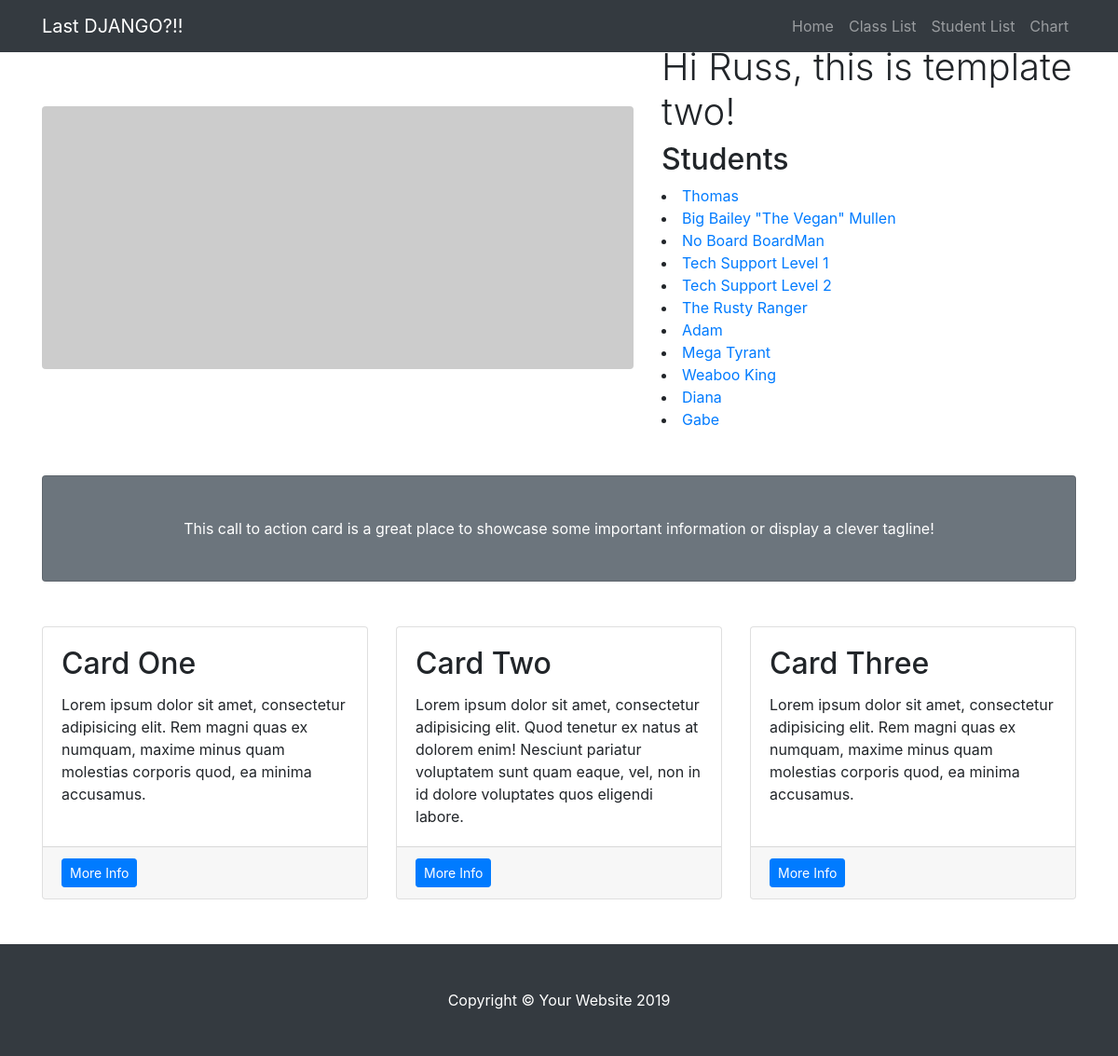
/Models/student_list, run on the app's committed database.
### Models/models.py (models this page shows, shortened)
class Student(models.Model):
    student_name = models.CharField(max_length=200)
    student_courses = models.ManyToManyField(Course)

### Models/views.py (the view)
# urls.py: path('student_list', views.StudentView.as_view(), name='student'),
class StudentView(generic.ListView):
    model = Student
    template_name = 'Models/student_list.html'
    context_object_name = 'student'

### templates/Models/student_list.html
{% extends "Models/base.html" %}
{% block content %}
    <h2>Students</h2>
    {% for stu in student%}
        <li><a href="{% url 'Models:studentDetail' stu.id %}">{{  stu.student_name }} </a></li>
    {% endfor %}
{% endblock %}

### templates/Models/base.html (shortened to what this page needs)
<!DOCTYPE html>
<html lang="en">
{% load static %}
<head>
        <link href="{% static 'css/bootstrap.min.css' %}" rel="stylesheet">
</head>
<body>
<nav class="navbar navbar-expand-sm navbar-dark bg-dark fixed-top">
    <div class="container">
        <a class="navbar-brand" href="#">Last DJANGO?!!</a>
        <div class="collapse navbar-collapse" id="navbarResponsive">
            <ul class="navbar-nav ml-auto">
                <li class="nav-item">
                    <a class="nav-link" href="{% url 'Models:index' %}">Home</a>
                </li>
                <li class="nav-item">
                    <a class="nav-link" href="{% url 'Models:class' %}">Class List</a>
                </li>
                <li class="nav-item">
                    <a class="nav-link" href="{% url 'Models:student' %}">Student List</a>
                </li>
                <li class="nav-item">
                    <a class="nav-link" href="#">Chart</a>
                </li>
            </ul>
        </div>
    </div>
</nav>
  <div class="container">
    <div class="row align-items-center my-5">
      <div class="col-lg-7">
        <img class="img-fluid rounded mb-4 mb-lg-0" src="http://placehold.it/900x400" alt="">
      </div>
      <div class="col-lg-5">
        <h1 class="font-weight-light">Hi Russ, this is template two!</h1>
          {% block content %}
          {% endblock %}
      </div>
    </div>
    <div class="card text-white bg-secondary my-5 py-4 text-center">
      <div class="card-body">
        <p class="text-white m-0">This call to action card is a great place to showcase some important information or display a clever tagline!</p>
      </div>
    </div>
    <div class="row">
      <div class="col-md-4 mb-5">
        <div class="card h-100">
          <div class="card-body">
            <h2 class="card-title">Card One</h2>
            <p class="card-text">Lorem ipsum dolor sit amet, consectetur adipisicing elit. Rem magni quas ex numquam, maxime minus quam molestias corporis quod, ea minima accusamus.</p>
          </div>
          <div class="card-footer">
            <a href="#" class="btn btn-primary btn-sm">More Info</a>
          </div>
        </div>
      </div>
      <div class="col-md-4 mb-5">
        <div class="card h-100">
          <div class="card-body">
            <h2 class="card-title">Card Two</h2>
            <p class="card-text">Lorem ipsum dolor sit amet, consectetur adipisicing elit. Quod tenetur ex natus at dolorem enim! Nesciunt pariatur voluptatem sunt quam eaque, vel, non in id dolore voluptates quos eligendi labore.</p>
          </div>
          <div class="card-footer">
            <a href="#" class="btn btn-primary btn-sm">More Info</a>
          </div>
        </div>
      </div>
      <div class="col-md-4 mb-5">
        <div class="card h-100">
          <div class="card-body">
            <h2 class="card-title">Card Three</h2>
            <p class="card-text">Lorem ipsum dolor sit amet, consectetur adipisicing elit. Rem magni quas ex numquam, maxime minus quam molestias corporis quod, ea minima accusamus.</p>
          </div>
          <div class="card-footer">
            <a href="#" class="btn btn-primary btn-sm">More Info</a>
          </div>
        </div>
      </div>
    </div>
  </div>
  <footer class="py-5 bg-dark">
    <div class="container">
      <p class="m-0 text-center text-white">Copyright &copy; Your Website 2019</p>
    </div>
  </footer>
</body>
</html>

### data on the page
Student: student_name "Thomas"
Student: student_name "Big Bailey \"The Vegan\" Mullen"
Student: student_name "No Board BoardMan"
Student: student_name "Tech Support Level 1"
Student: student_name "Tech Support Level 2"
Student: student_name "The Rusty Ranger"
Student: student_name "Adam"
Student: student_name "Mega Tyrant"
Student: student_name "Weaboo King"
Student: student_name "Diana"
Student: student_name "Gabe"
